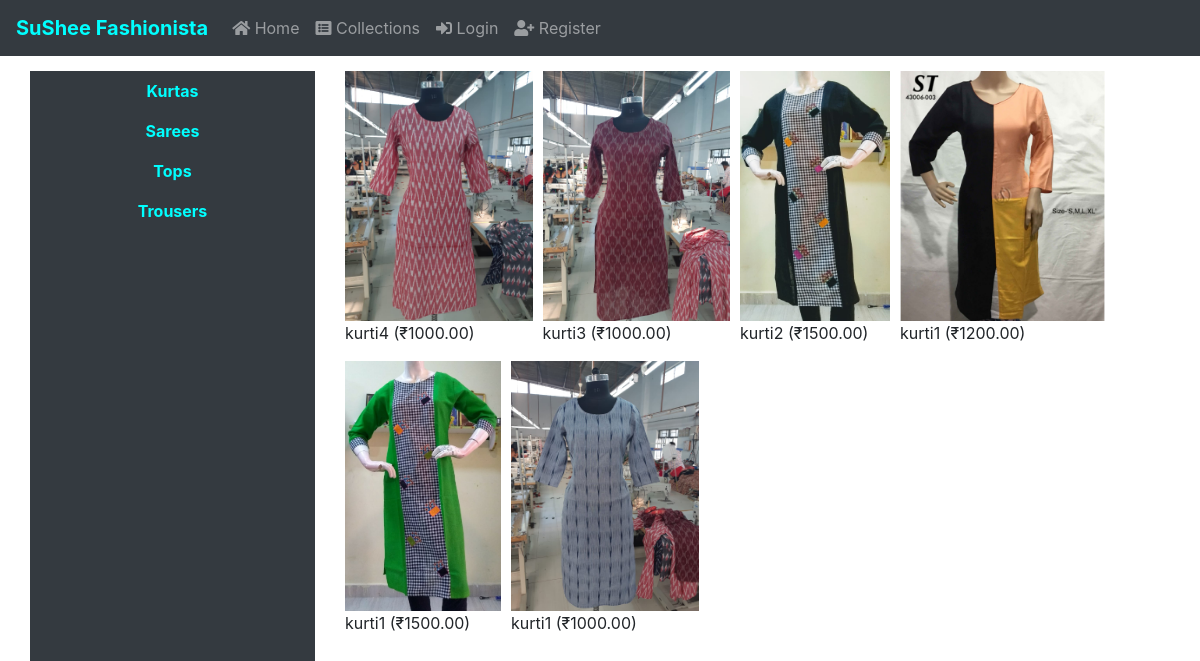
Page /collections on the earlier database version.
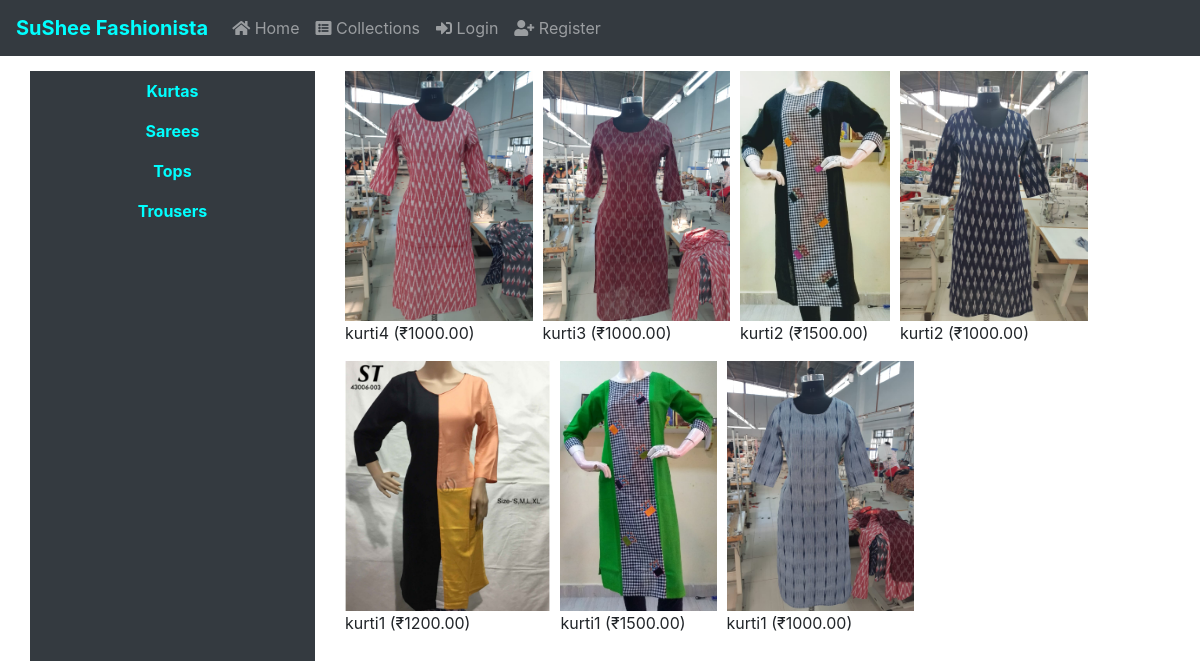
Same page on the later database version.
### shopping/models.py (models this page shows, shortened)
class KurtaRate(models.Model):
    dresstype = models.CharField(max_length = 25, default="kurta", editable = False)
    name = models.CharField(max_length = 100)
    model = models.CharField(max_length = 25)
    image = models.ManyToManyField(Document, related_name = "kurta_image")
    size = models.ManyToManyField(KurtaSize, related_name = "kurta_size")
    price = models.DecimalField(max_digits = 7, decimal_places = 2)

class Document(models.Model):
    document = models.FileField(upload_to='documents/%Y/%m/%d')
    filename = models.CharField(max_length = 100)
    color = models.ForeignKey(Color, on_delete = models.SET_NULL, null = True, related_name = "dress_color")
    datetime = models.DateTimeField(auto_now_add=True)

### shopping/views.py (the view, shortened to what this page needs)
# urls.py: path("collections", views.collections, name="collections"),
def collections(request):
    sort = '-pk'
    kurtarate, toprate, trouserrate, sareerate = sort_order(sort)
    if request.user.id:
        incart_item = len(incart_items(request))
    else:
        incart_item = None
    context = {
    "currency" : rupees,
    "kurtarate" : kurtarate,
    "toprate" : toprate,
    "trouserrate" : trouserrate,
    "sareerate" : sareerate,
    "incart_items" : incart_item
    }
    return render(request, "shopping/collections.html", context)

### shopping/views.py (called while the page is built)
def sort_order(sort):
    kurtarate = KurtaRate.objects.order_by(sort)
    toprate = TopRate.objects.order_by(sort)
    trouserrate = TrouserRate.objects.order_by(sort)
    sareerate = SareeRate.objects.order_by(sort)
    return kurtarate, toprate, trouserrate, sareerate

### shopping/templates/shopping/collections.html (shortened to what this page needs)
{% extends "shopping/layout.html" %}
{% block body %}
<div class="container">
  <div class="row">
    <div class="col-sm-3 side-menu" id="skipsidemenu">
      <ul class="nav nav-pills flex-column">
        <li class="nav-item">
          <a class="nav-link dressbtn"id="kurta" href="#">Kurtas</a>
        </li>
        <li class="nav-item">
          <a class="nav-link dressbtn" id="saree" href="#">Sarees</a>
        </li>
        <li class="nav-item">
          <a class="nav-link dressbtn" id="top" href="#">Tops</a>
        </li>
        <li class="nav-item">
          <a class="nav-link dressbtn" id="trouser" href="#">Trousers</a>
        </li>
      </ul>
    </div>
    <div class="col-sm-9">
      <div class="container flexdisplay dressitems" id="dkurta">
        {%for d in kurtarate %}
          <div class="row">
            <div class="col-sm-8">
              <a href="/{{d.dresstype}}/{{d.pk}}">
                <img src="{{d.image.first.document.url}}" alt="{{d.image.first.document}}"/></a>
              <br>
              <p>
                <span class="rdressname">{{d.name}}</span>
                <span class="rdressprice">({{currency}}{{d.price}})</span>
              </p>
           </div>
          </div>
          {% empty %}
            <p>No kurtas available</p>
        {% endfor %}
      </div>
    </div>
  </div>
</div>
{% endblock %}

### shopping/templates/shopping/layout.html (shortened to what this page needs)
{% load static %}
<!DOCTYPE html>
<html>
  <head>
    <link rel="stylesheet" href="https://use.fontawesome.com/releases/v5.3.1/css/all.css">
    <link rel="stylesheet" href="https://maxcdn.bootstrapcdn.com/bootstrap/4.1.3/css/bootstrap.min.css">
    <link rel="stylesheet" href="https://cdnjs.cloudflare.com/ajax/libs/font-awesome/4.7.0/css/font-awesome.min.css">
    <link rel="stylesheet" href="{% static 'shopping/css/mystyle.css' %}">
  </head>
  <body id="dbody">
    <nav class="navbar navbar-expand-sm bg-dark navbar-dark" style="margin-bottom:15px;">
  <a class="navbar-brand" href="{% url 'index' %}" style="color:cyan"><b>SuShee Fashionista</b></a>
  <div class="collapse navbar-collapse" id="collapsibleNavbar">
    <ul class="navbar-nav">
      <li class="nav-item">
        <a class="nav-link btnloc" id="btn_home" data-urlfor="{% url 'index' %}"><i class="fas fa-home"></i> Home</a>
      </li>
      <li class="nav-item">
        <a class="nav-link btnloc" id="btn_order" data-urlfor="{% url 'collections' %}"><i class="fas fa-list-alt"></i> Collections</a>
      </li>
      {% if request.user.id %}
      <li class="nav-item">
        <a class="nav-link btnloc" id="btn_cart" data-urlfor="{% url 'cart' %}"><i class="fas fa-shopping-cart"></i> Cart</a>
      </li>
      <li class="nav-item">
        <a class="nav-link btnloc" id="btn_histories" data-urlfor="{% url 'histories' %}"><i class="fas fa-history"></i> Order Histories</a>
      </li>
      {% if request.user.is_staff %}
      <li class="nav-item">
        <a class="nav-link btnloc" id="btn_additems" data-urlfor="{% url 'additems' %}"><i class="fas fa-user-tie"></i> Admin</a>
      </li>
      <li class="nav-item">
        <a class="nav-link btnloc" id="btn_additems" data-urlfor="{% url 'admin:index' %}"><i class="fas fa-database"></i> DB Admin</a>
      </li>
      {% endif %}
      <li class="nav-item">
        <a class="nav-link btnloc loggedin" id="btn_logout" data-urlfor="{% url 'logout' %}"><i class="fas fa-user-tie"></i> Logout</a>
      </li>
      <li class="nav-item">
        <a class="nav-link" id="btn_userid" style="color:cyan"><b><i class="fas fa-user-circle"></i> {{request.user.username}}</b></a>
      </li>
      {% if incart_items > 0 %}
      <li class="nav-item">
        <a class="nav-link" href="{% url 'cart' %}"><b id="incartitemslist" style="color:white"><span id="itemsincart">{{incart_items}} item(s) in <i class="fas fa-cart-arrow-down"></i> cart</span></b></a>
      </li>
      {% endif %}
      {% else %}
      <li class="nav-item">
        <a class="nav-link btnloc loggedout"  id="btn_login" data-urlfor="{% url 'login' %}"><i class="fas fa-sign-in-alt"></i> Login</a>
      </li>
      <li class="nav-item">
        <a class="nav-link btnloc loggedout" id="btn_register" data-urlfor="{% url 'register' %}"><i class="fas fa-user-plus"></i> Register</a>
      </li>
    {% endif %}
  </ul>
  </div>
</nav>
    {% block body %}
    {% endblock %}
  </body>
</html>

### shopping/static/shopping/css/mystyle.css (style rules this page uses)
.flexdisplay { display: flex; flex-wrap: wrap; }
.dressitems a img { height: 250px; width: auto; margin-right: 10px; }
.dressitems p { width: max-content; }
.side-menu { background-color: #343a40; text-align: center; height: 175vh; }
.side-menu a { color: cyan; font-weight: bold; }

Differences in the rows shown:
added KurtaRate: image.first.document (picture), name "kurti2", currency "₹", price "1000.00"
